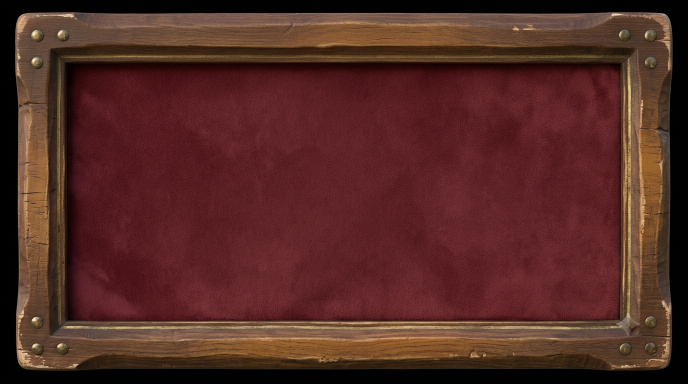
#> input picture assets/Puppet/_Source/Dialogue Frame.png, 1376 x 768 px (shown at 1/2 size)
$ python cut_dialogue_panel.py
#> lines starting #> are read from the running program, lines starting #| are printed output that depends on the picture; after the words box and inside, x2 and y2 are one past the last pixel; in counts of white or black regions, pixels touching at a corner belong together
"""Puppet Stage theme: the events' dialogue box, painted by ImageSet (set "Puppet Dialogue", prompts in assets/Puppet/UI/Panels/dialogue_prompts.txt + dialogue_style.txt;
raw pictures kept in assets/Puppet/_Source/Dialogue Frame.png and Dialogue Button*.png) -> assets/Puppet/UI/Panels/dialogue_panel.png and UI/Buttons/btn_<kind>.png (primary gold, default walnut, back cream, danger red, buy green), all 9-slice.
  panel: the carved frame with the red velvet. It is only a strip high on screen, so the painted rim is squeezed to T px (the velvet keeps its scale, a band of it is cut out
         between the rims) and the brass nails are cut from the painting and set back on the thin corners.
  button: the walnut plaque with the brass line and the ochre-gold face, scaled to BTN_H px high (the Gemini star in the corner is left out).
Run: python tools/cut_dialogue_panel.py   (needs pillow; then Godot --headless --editor --quit once so it imports the new files)"""
import os
import sys

from PIL import Image, ImageChops, ImageDraw, ImageFilter

sys.path.insert(0, os.path.dirname(os.path.abspath(__file__)))
import asset_paths as AP

SRC = os.path.join(AP.PUPPET, "_Source")
DIR = os.path.join(AP.PUPPET, "UI", "Panels")
W = 1060  # the box's width on screen (EventStage.BOX_TEXT_W + 60)
T = 14  # the rim's thickness on screen
R = 100  # the painted rim's thickness in the picture
BAND = 130  # rows of velvet between the rims
NAIL = (45, 47, 13)  # the top-left nail in the picture, measured from the cut picture's corner: x, y, radius
BTN_H = 48


def cut(im, limit=None):
	"""The object on the black background: crop to it and make the background (reached from the corners) transparent."""
	im = im.convert("RGB")
#> im is the input picture: PIL image 1376x768 RGB; mean R, G, B 84.3, 42.1, 37
	if limit is not None:
		im = im.crop((0, 0, im.width, int(im.height * limit)))
	bb = im.point(lambda v: 255 if v > 20 else 0).convert("L").getbbox()
#> bb = (30, 24, 1345, 741)
	im = im.crop(bb)
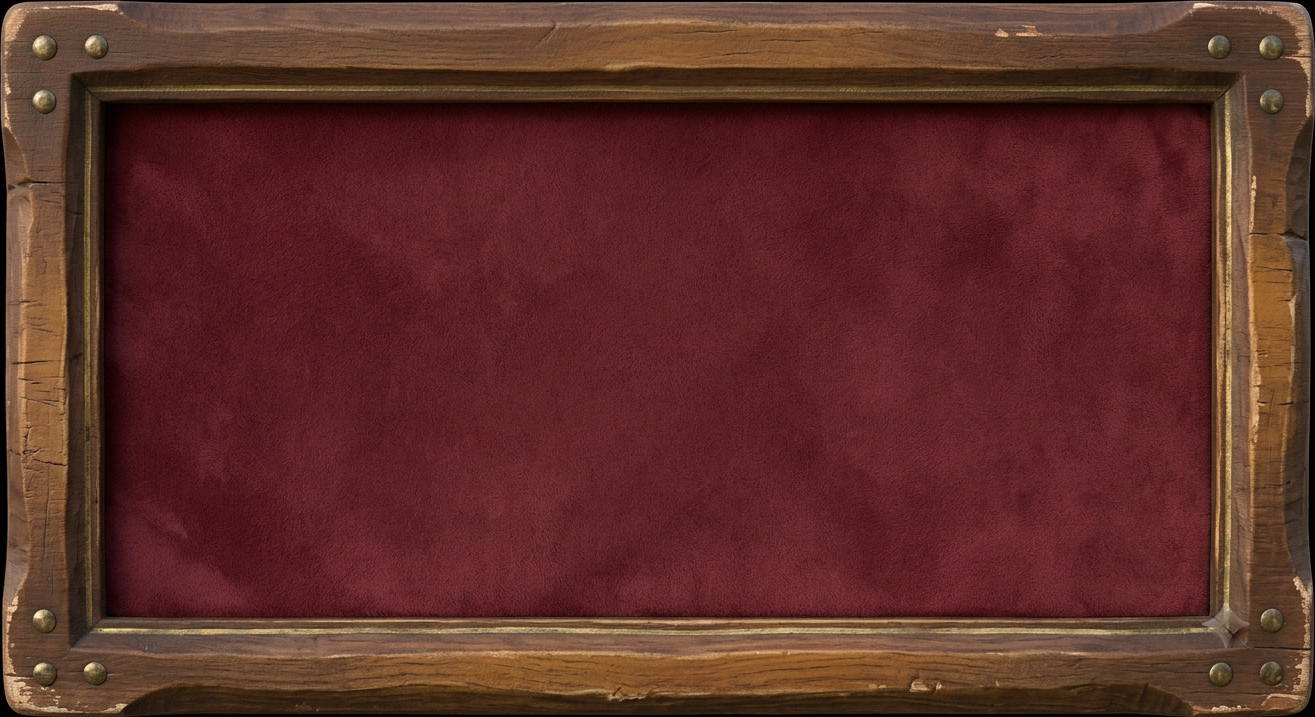
#> im: PIL image 1315x717 RGB; mean R, G, B 94.4, 47.1, 41.4
	mask = im.point(lambda v: 255 if v > 20 else 0).convert("L").point(lambda v: v)
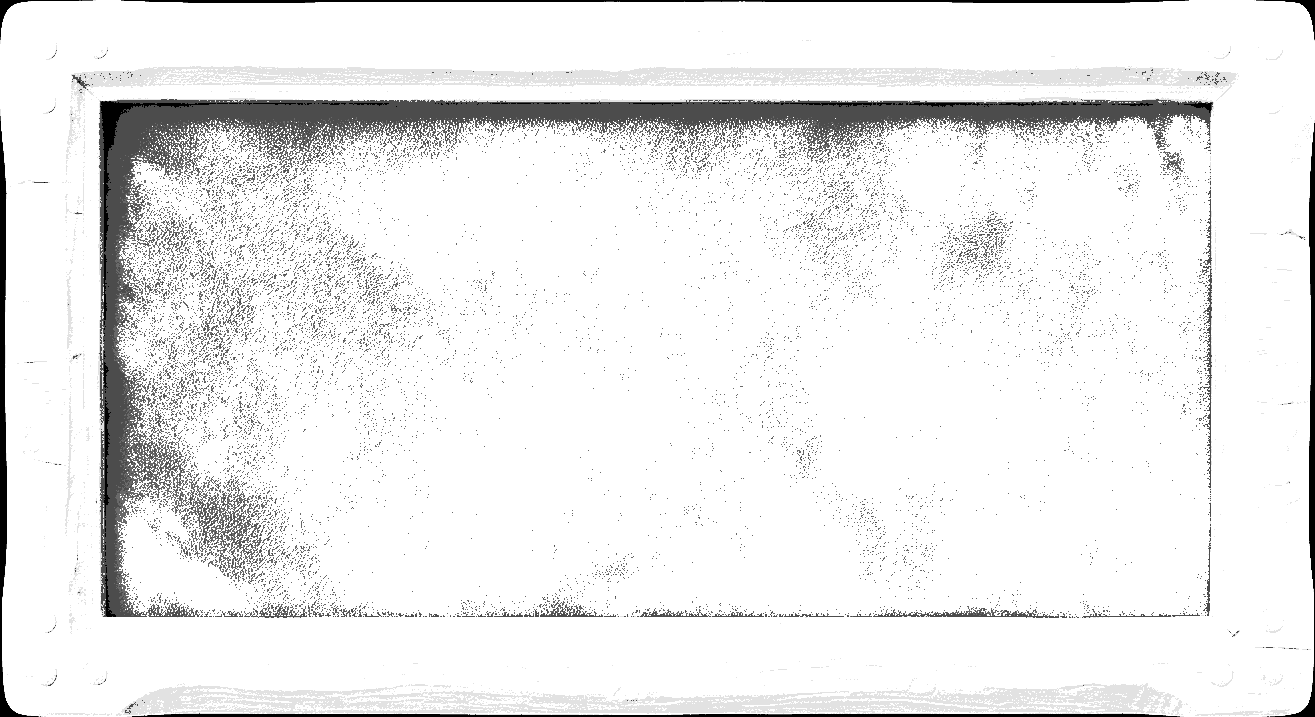
#> mask: PIL image 1315x717 L; min 0, max 255, mean 236.5
	flood = Image.new("L", im.size, 0)
#> flood: PIL image 1315x717 L; every value is 0
	dark = im.convert("L").point(lambda v: 255 if v <= 20 else 0)
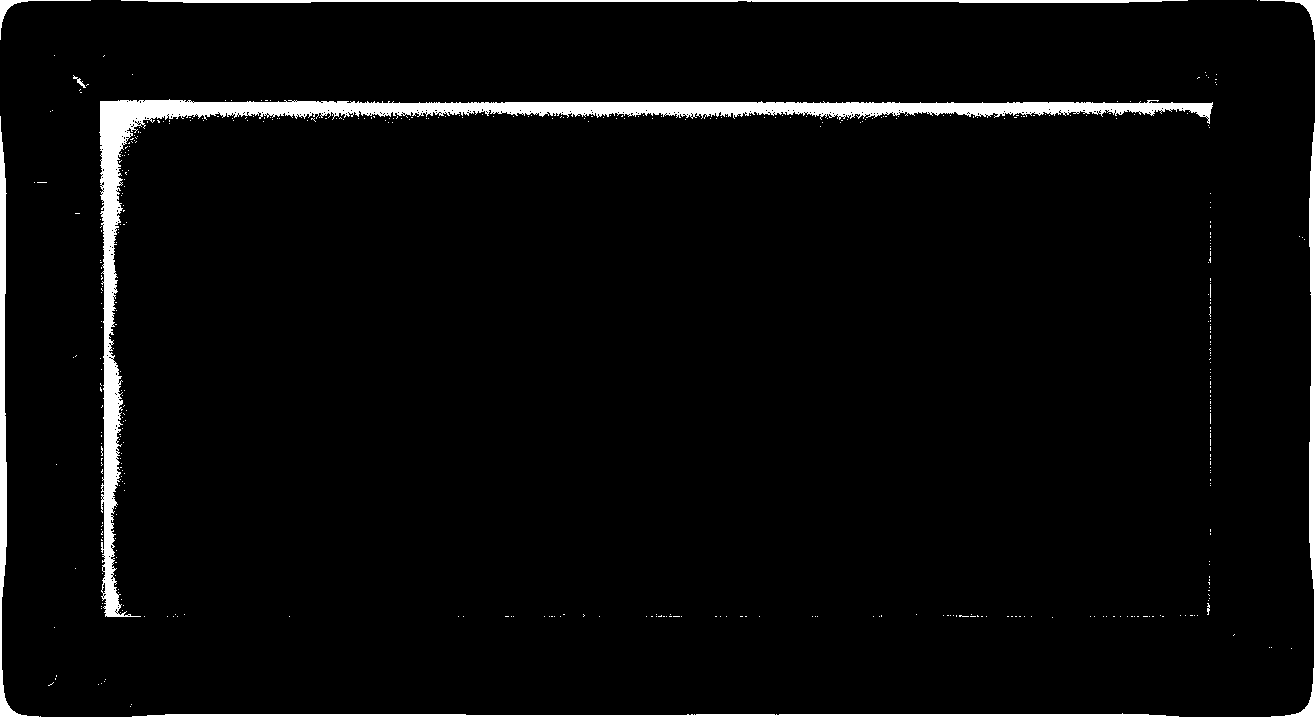
#> dark: PIL image 1315x717 L; 3.6% white; 444 white regions (435 under 20 px), largest, box (x1, y1, x2, y2) and area: (99, 99, 1213, 617) 21167, (0, 116, 39, 717) 3099, (132, 713, 1179, 717) 2823
	for pt in ((0, 0), (im.width - 1, 0), (0, im.height - 1), (im.width - 1, im.height - 1)):
		if dark.getpixel(pt) == 255:
			ImageDraw.floodfill(dark, pt, 128)
	alpha = dark.point(lambda v: 0 if v == 128 else 255).filter(ImageFilter.GaussianBlur(0.8))
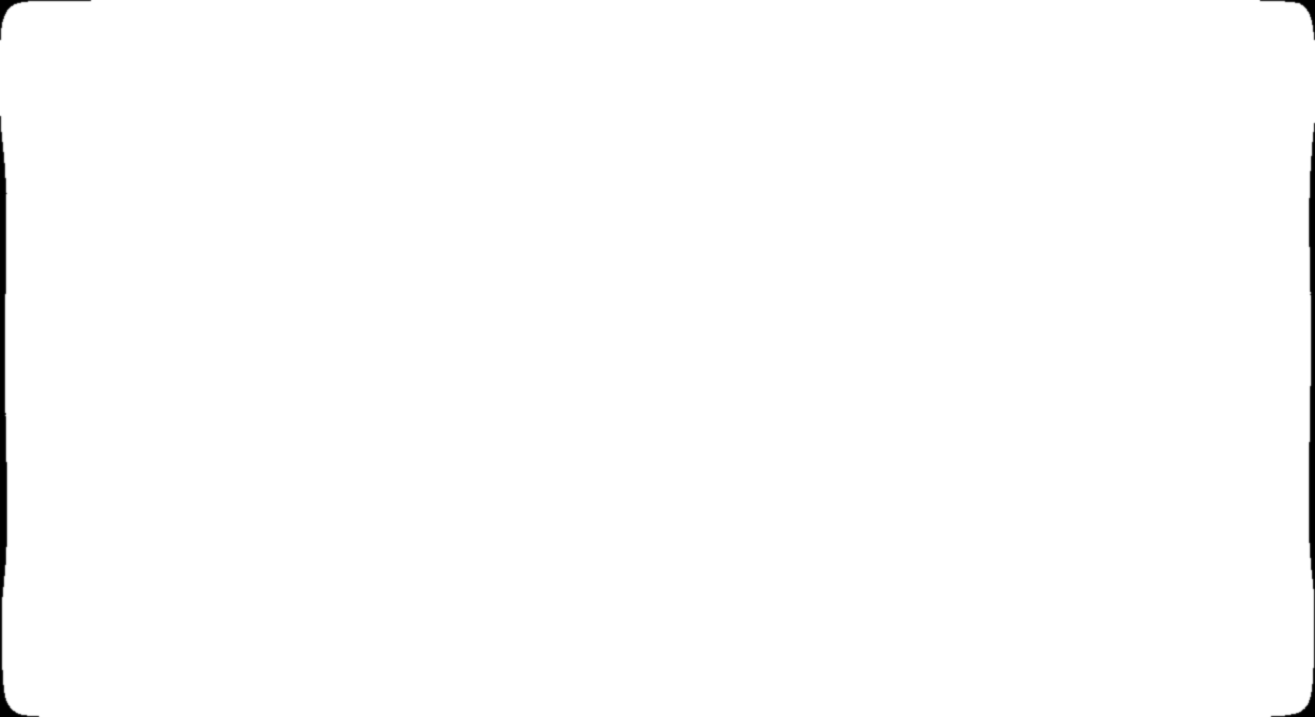
#> alpha: PIL image 1315x717 L; min 0, max 255, mean 253.3
	out = im.convert("RGBA")
	out.putalpha(alpha)
	return out


def panel():
	src = cut(Image.open(os.path.join(SRC, "Dialogue Frame.png")))
	sw, sh = src.size
#> sw = 1315; sh = 717
	nail = src.crop((NAIL[0] - NAIL[2], NAIL[1] - NAIL[2], NAIL[0] + NAIL[2], NAIL[1] + NAIL[2]))
	disc = Image.new("L", nail.size, 0)
#> disc: PIL image 26x26 L; every value is 0
	ImageDraw.Draw(disc).ellipse((1, 1, nail.width - 2, nail.height - 2), fill=255)
#> disc: PIL image 26x26 L; 66.3% white; 1 black region, box (x1, y1, x2, y2) and area: (0, 0, 26, 26) 228
	nail.putalpha(disc)
	k = W / sw
#> k = 0.806
	inner = src.crop((R, R, sw - R, sh - R))
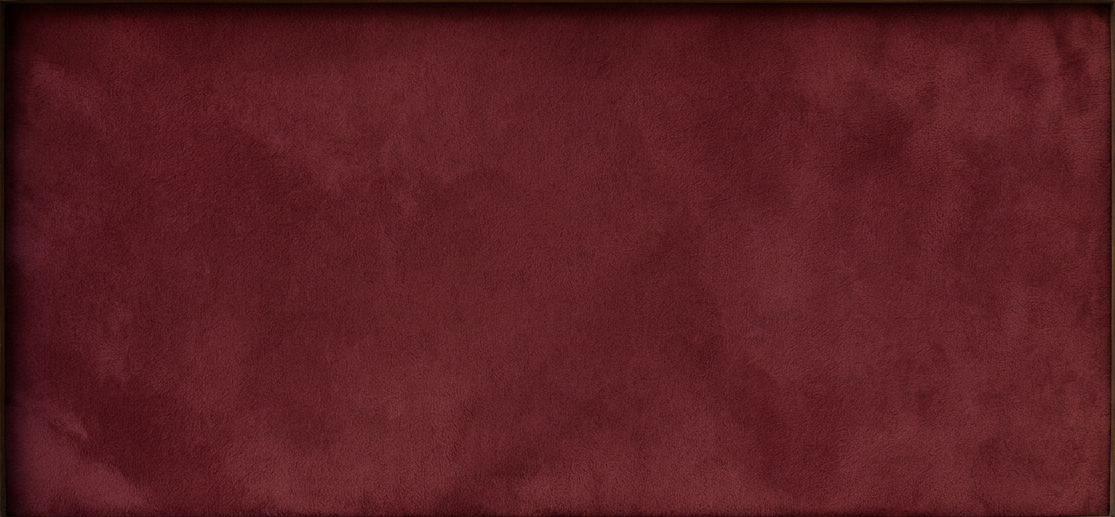
#> inner: PIL image 1115x517 RGBA; mean R, G, B, A 88.8, 30.4, 35.2, 255
	iw = W - 2 * T
	inner = inner.resize((iw, round(inner.height * k)), Image.LANCZOS)
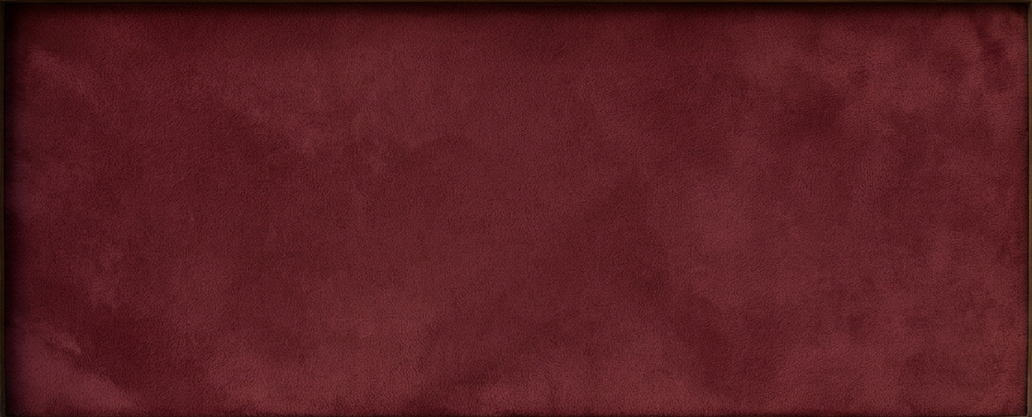
#> inner: PIL image 1032x417 RGBA; mean R, G, B, A 88.8, 30.4, 35.2, 255
	mid = inner.height // 2
#> mid = 208
	out = Image.new("RGBA", (W, T + BAND + T), (0, 0, 0, 0))
#> out: PIL image 1060x158 RGBA; every value is 0
	out.paste(inner.crop((0, mid - BAND // 2, iw, mid + BAND // 2)), (T, T))
	H = out.height
#> H = 158

	def rim(box, size, at):
#> called with box = (100, 0, 1215, 100), size = (1032, 14), at = (14, 0)
		out.paste(src.crop(box).resize(size, Image.LANCZOS), at)

	rim((R, 0, sw - R, R), (W - 2 * T, T), (T, 0))
	rim((R, sh - R, sw - R, sh), (W - 2 * T, T), (T, H - T))
	rim((0, R, R, sh - R), (T, H - 2 * T), (0, T))
	rim((sw - R, R, sw, sh - R), (T, H - 2 * T), (W - T, T))
#> call 4 of rim, with box = (1215, 100, 1315, 617), size = (14, 130), at = (1046, 14)
#> in rim (call 4), `out.paste(src.crop(box).resize(size, Image.LANCZOS), at)`:
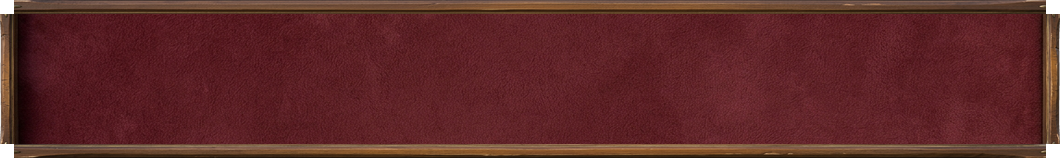
#> out: PIL image 1060x158 RGBA; mean R, G, B, A 93.1, 39.3, 39.1, 253.6; transparent parts drawn white
	for cx, cy, at in ((0, 0, (0, 0)), (sw - R, 0, (W - T, 0)), (0, sh - R, (0, H - T)), (sw - R, sh - R, (W - T, H - T))):
		rim((cx, cy, cx + R, cy + R), (T, T), at)
	n = nail.resize((T - 4, T - 4), Image.LANCZOS)
	for at in ((2, 2), (W - T + 2, 2), (2, H - T + 2), (W - T + 2, H - T + 2)):
		out.alpha_composite(n, at)
	out.save(os.path.join(DIR, "dialogue_panel.png"))
	print("dialogue_panel", out.size)
#| dialogue_panel (1060, 158)


BUTTONS = {"primary": "Dialogue Button", "default": "Dialogue Button Walnut", "back": "Dialogue Button Cream", "danger": "Dialogue Button Red", "buy": "Dialogue Button Green"}
BW = 128  # the plaque's width (it is stretched wider in the game: 9-slice, margin 20)
SS = 4  # supersampling for the edges
BEVEL = 3  # px: the chiselled edge, hard (not a gradient)


def shifted(mask, dx, dy):
	out = Image.new("L", mask.size, 0)  # (no wrap-around, unlike ImageChops.offset)
	out.paste(mask, (dx, dy))
	return out


def plank(raw):
	"""A flat, rough wooden plank button: the painted wood of the ImageSet picture (its middle: grain, chips, brush marks) cut to a rounded block with a hard chiselled bevel,
	lit from the upper left like the rest of the art (light top / left edges, dark bottom / right edges, a dark outline). No gradient, no shine."""
	im = raw.convert("RGB")
	w, h = im.size
	face = im.crop((int(w * 0.30), int(h * 0.36), int(w * 0.70), int(h * 0.64)))  # (just paint and grain: no rim, no star)
	W, H = BW * SS, BTN_H * SS
	tex = face.resize((W, H), Image.LANCZOS)
	mask = Image.new("L", (W, H), 0)
	ImageDraw.Draw(mask).rounded_rectangle((0, 0, W - 1, H - 1), radius=9 * SS, fill=255)
	d = BEVEL * SS
	inner = mask.filter(ImageFilter.MinFilter(2 * d + 1))
	lit = ImageChops.subtract(mask, shifted(mask, d, d))  # (the top-left edge)
	shade = ImageChops.subtract(mask, shifted(mask, -d, -d))  # (the bottom-right edge)
	line = ImageChops.subtract(mask, mask.filter(ImageFilter.MinFilter(SS + 1)))  # (the outline)
	light = Image.new("RGB", (W, H), (255, 240, 215))
	dark = Image.new("RGB", (W, H), (30, 14, 8))
	out = Image.composite(light, tex, lit.point(lambda v: v * 40 // 100))
	out = Image.composite(dark, out, shade.point(lambda v: v * 55 // 100))
	out = Image.composite(Image.new("RGB", (W, H), (28, 12, 6)), out, line.point(lambda v: v * 85 // 100))
	res = out.resize((BW, BTN_H), Image.LANCZOS).convert("RGBA")
	res.putalpha(mask.resize((BW, BTN_H), Image.LANCZOS))
	return res


def buttons():
	for kind, raw in BUTTONS.items():
		path = os.path.join(SRC, raw + ".png")
		if not os.path.exists(path):
			continue
		out = plank(Image.open(path))
		out.save(os.path.join(AP.PUPPET, "UI", "Buttons", "btn_%s.png" % kind))
		print("btn_" + kind, out.size)


panel()
buttons()
